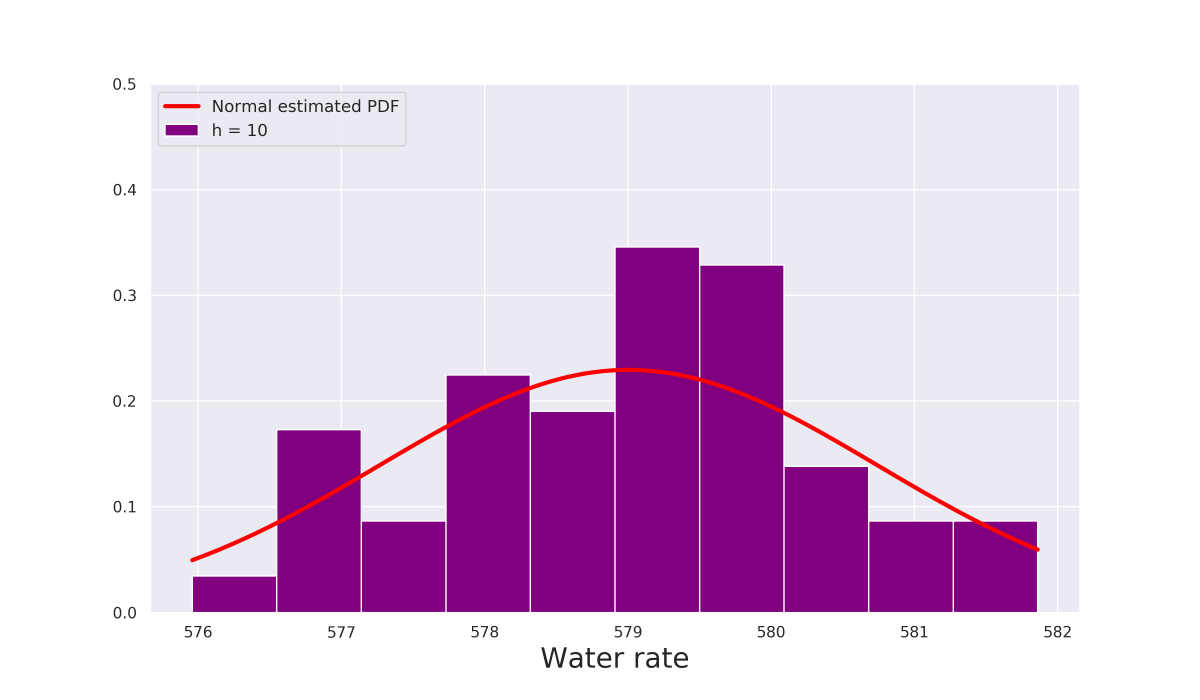
#> input picture stats/hw2/Images/GIF_Images/image_10.png, 3600 x 2100 px (shown at 1/3 size); its folder holds only this picture in this run
$ jupyter execute --allow-errors Solution2.ipynb
#> lines starting #> are read from the running program, lines starting #| are printed output that depends on the picture
[cell 1]
import numpy as np
import pandas as pd
import matplotlib.pyplot as plt
import seaborn as sns
from tqdm import tqdm

from sklearn.neighbors import KernelDensity

import glob
from PIL import Image

from sklearn.mixture import GaussianMixture
import statsmodels.api as sm

sns.set()

[cell 2]
def mixture(x):
    mix = (
        1 / (2 * np.sqrt(2 * np.pi)) * np.exp(-0.5 * x**2) +
        0.25 * np.exp(-(x + 2)) * (x >= -2) +
        0.25 * np.exp(-(-x + 2)) * (x <= 2)
    )

    return mix

def drawn_mixture(n):
    norm = np.random.normal(0, 1, n)
    u = np.random.rand(n)

    mixture = np.random.choice(3, n, p=[0.5, 0.25, 0.25])

    mask_norm = mixture == 0
    mask_e1 = mixture == 1
    mask_e2 = mixture == 2

    e1 = (-2 - np.log(1 - u))
    e2 = (2 + np.log(1 - u))

    X = norm * mask_norm + e1 * mask_e1 + e2 * mask_e2

    return X

def MISE(values, shared_bins, Q):
    x = np.linspace(-3, 3, Q)
    idx = np.arange(len(shared_bins))
    approx_hist = []
    for elem in x:
        ge_mask = shared_bins >= elem
        le_mask = shared_bins <= elem

        if all(~le_mask):
            l = 0
        elif all(le_mask):
            l = idx[-2]
        else:
            l = idx[le_mask][-1]

        approx_hist.append(values[l])

    return 6 / Q * np.sum((np.array(approx_hist) - mixture(x))**2)

# Task 1

## Download data

#> (a cell that did not finish here is left out)

[cell 4]
def normal(x, mu, sigma):
    return 1 / np.sqrt(2 * np.pi * sigma**2) * np.exp(- (x - mu)**2 / (2 * sigma**2))

def create_gif(fp_in, fp_out):
    img, *imgs = [Image.open(f) for f in sorted(glob.glob(fp_in))]
    img.save(fp=fp_out, format='GIF', append_images=imgs,
             save_all=True, duration=500, loop=0)

## Plot Normal estimated PDF and histogram with Sturges rule

[cell 5]
fig, ax = plt.subplots(1, 1, figsize=(12, 7))

n = 100
#> (the rest of this cell did not finish here and is left out)

## GIF representaion of bias-variance tradeoff

[cell 6]
fig, ax = plt.subplots(1, 1, figsize=(12, 7))

n = 100
#> (the rest of this cell did not finish here and is left out)

[cell 7]
def create_gif(fp_in, fp_out):
#> called with fp_in = 'Images/GIF_Images/image_*.png', fp_out = 'Images/Task1_2.gif'
    img, *imgs = [Image.open(f) for f in sorted(glob.glob(fp_in))]
#> img is the input picture: PIL image 3600x2100 RGBA; mean R, G, B, A 223.9, 200.4, 225.8, 255
#> imgs = []
    img.save(fp=fp_out, format='GIF', append_images=imgs,
             save_all=True, duration=500, loop=0)

fp_in = "Images/GIF_Images/image_*.png"
fp_out = "Images/Task1_2.gif"
create_gif(fp_in, fp_out)

## Plot all accessible kernels

[cell 8]
fig, ax = plt.subplots(1, 1, figsize=(12, 7))
kernels = ["gaussian", "tophat", "exponential", "epanechnikov", "linear", "cosine"]

bandwidth = 1.8
#> (the rest of this cell did not finish here and is left out)

## Show different bandwidth

[cell 9]
fig, ax = plt.subplots(1, 1, figsize=(12, 7))

bandwidth
#> (the rest of this cell did not finish here and is left out)

# Task 2

## Plot histogram using Freedman Diaconis Estimator

[cell 10]
n = 100000
X = drawn_mixture(n)
shared_bins = np.histogram_bin_edges(X, bins="fd")

fig, ax = plt.subplots(1, 1, figsize=(12, 7))
values, _, _ = ax.hist(X, bins=shared_bins, density=True,
                       color="purple", alpha=0.3, label="Freedman Diaconis Estimator")
ax.plot(shared_bins, mixture(shared_bins), color="red", linewidth=2, label="Actual Mixture")
ax.set_xlabel("Sample", fontsize=20)
ax.set_title("MISE = {}".format(round(MISE(values, shared_bins, Q=10000), 5)), fontsize=20)
ax.legend(fontsize=12)
# fig.savefig("Images/Task2_1.png", dpi=300)
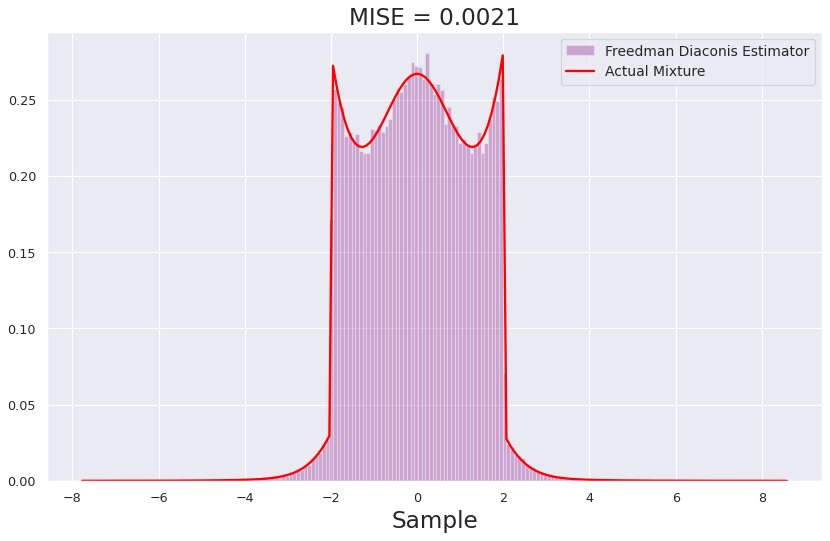
#> figure drawn by matplotlib, 1 panel; tallest bar 0.281 high, from x = 0.19 to 0.276; curve peaks at x = 1.99, y = 0.279
